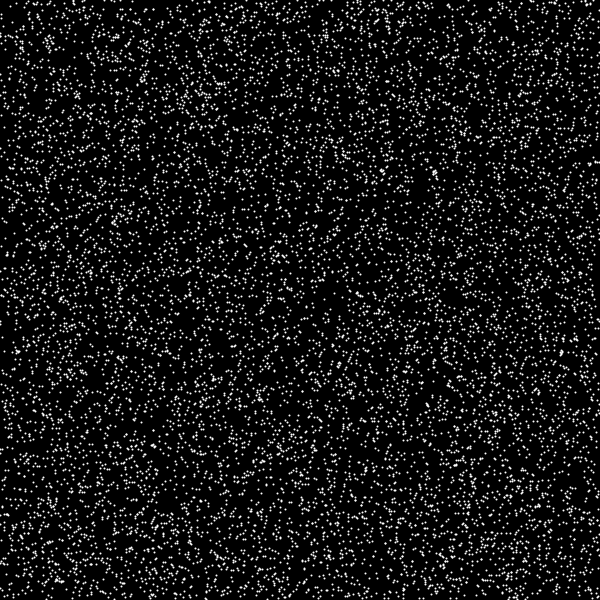
Frame 1 (no input)
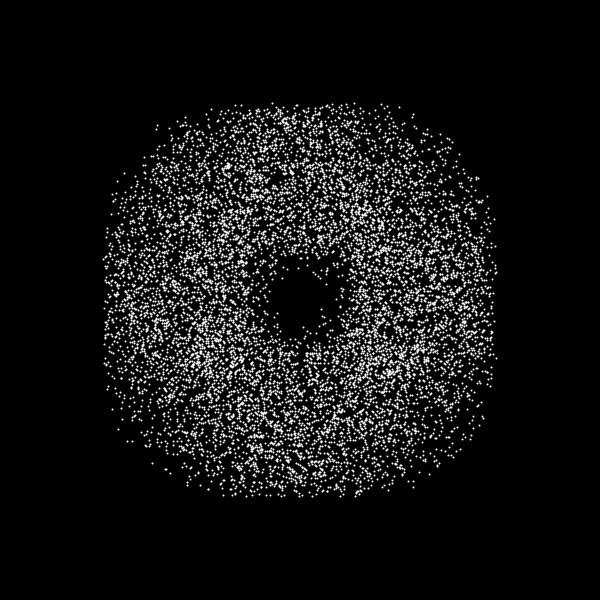
Frame 60 (the mouse pressed at the canvas centre just before this capture)
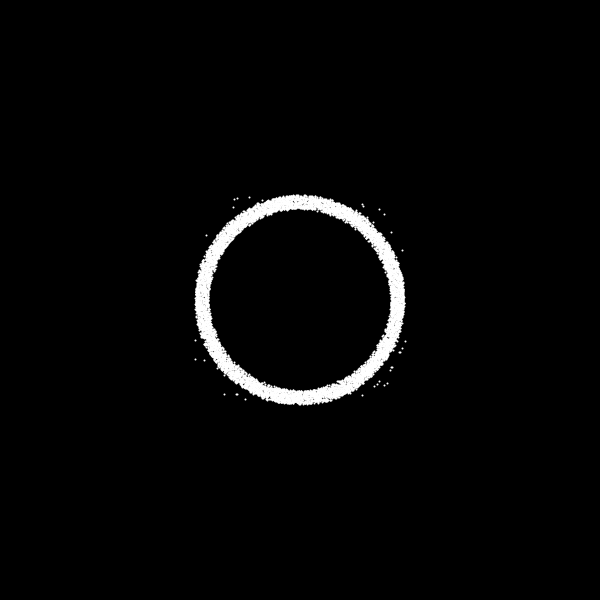
Frame 120 (the mouse held since frame 60 and released just before this capture)

The Processing sketch that drew these frames (run headless with seeded random() and noise(); from frame 60 on, the mouse is pressed at the canvas centre):

// Processing sketch: Particles
// ── Particles.pde
ArrayList<Particle> particles = new ArrayList<Particle>();
float friction = 0.05;
boolean circl = true;
void setup() {
  size(600, 600);
  for (int i = 0; i < 10000; i++) {
    particles.add(new Particle(PVector.random2D().mult(100).add(width / 2, height / 2), new PVector(random(width), random(height))));
  }
}

void draw() {
  background(0);
  for (Particle p : particles) {
    p.update();
    p.show();
  }

  if (mousePressed) {
    for (Particle p : particles) {
      PVector diff = new PVector(mouseX, mouseY).sub(p.pos);
      float dis = diff.mag();
      if (dis < 50) {
        diff.normalize();
        diff.mult(-1);
        diff.rotate(random(-0.2, 0.2));
        p.applyForce(diff);
      }
    }
  }
}

void keyPressed() {
  if (key == ' ') {
    if (circl) {
      circl = false;
      for (Particle p : particles) {
        p.target = new PVector(random(width), random(height));
        p.applyForce(PVector.random2D().mult(random(10, 20)));
      }
    } else {
      circl = true;
      for (Particle p : particles) {
        p.target = PVector.random2D().mult(100).add(width / 2, height / 2);
        p.applyForce(PVector.random2D().mult(random(10, 20)));
      }
    }
  }
}

// ── Particle.pde
class Particle {
  PVector target;
  PVector pos;
  PVector vel = new PVector(0, 0);
  PVector acc = new PVector(0, 0);
  Particle(PVector pos) {
    target = pos;
    this.pos = pos;
  }

  Particle(PVector target, PVector pos) {
    this.target = target;
    this.pos = pos;
  }
  
  void approach() {
    PVector diff = PVector.sub(target, pos);
    applyForce(diff.mult(0.005));
  }
  
  void applyForce(PVector force) {
    acc.add(force);
  }

  void update() {
    approach();
    
    pos.add(vel);
    vel.add(acc);
    vel.mult(1 - friction);
    acc.set(0, 0);
  }

  void show() {
    stroke(255);
    strokeWeight(2);
    point(pos.x, pos.y);
  }
}
